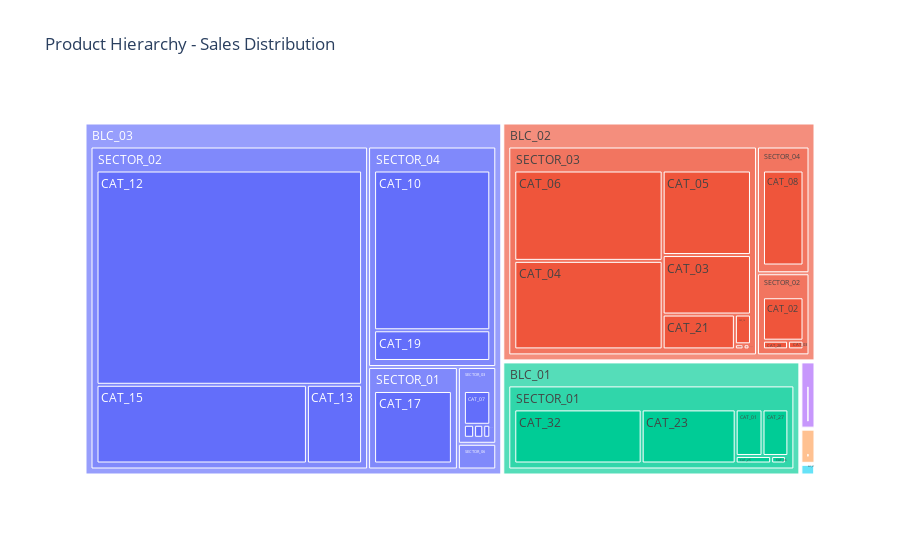

Source (notebook cell):
### Code cell
# 6.5 Hierarchy Treemap
hierarchy_data = df.groupby(['business_line_code', 'sector', 'category'])['quantity'].sum().reset_index()
hierarchy_data = hierarchy_data[hierarchy_data['quantity'] > 0]

fig = px.treemap(hierarchy_data, 
                    path=['business_line_code', 'sector', 'category'], 
                    values='quantity',
                    title='Product Hierarchy - Sales Distribution')
fig.show()

### Figure 1 — Plotly figure (JSON) as saved in the notebook; plotly's stock layout.template omitted (floating-point values rounded to 4 significant figures)
{"data": [{"branchvalues": "total", "domain": {"x": [0, 1], "y": [0, 1]}, "hovertemplate": "labels=%{label}<br>quantity=%{value}<br>parent=%{parent}<br>id=%{id}<extra></extra>", "ids": ["BLC_01/SECTOR_01/CAT_01", "BLC_01/SECTOR_01/CAT_23", "BLC_01/SECTOR_01/CAT_25", "BLC_01/SECTOR_01/CAT_27", "BLC_01/SECTOR_01/CAT_32", "BLC_01/SECTOR_01/CAT_35", "BLC_01/SECTOR_01/CAT_36", "BLC_02/SECTOR_02/CAT_02", "BLC_02/SECTOR_02/CAT_03", "BLC_02/SECTOR_02/CAT_28", "BLC_02/SECTOR_03/CAT_03", "BLC_02/SECTOR_03/CAT_04", "BLC_02/SECTOR_03/CAT_05", "BLC_02/SECTOR_03/CAT_06", "BLC_02/SECTOR_03/CAT_09", "BLC_02/SECTOR_03/CAT_16", "BLC_02/SECTOR_03/CAT_21", "BLC_02/SECTOR_03/CAT_30", "BLC_02/SECTOR_03/CAT_38", "BLC_02/SECTOR_04/CAT_08", "BLC_02/SECTOR_04/CAT_11", "BLC_02/SECTOR_05/CAT_18", "BLC_02/SECTOR_05/CAT_26", "BLC_02/SECTOR_05/CAT_38", "BLC_03/SECTOR_01/CAT_17", "BLC_03/SECTOR_01/CAT_20", "BLC_03/SECTOR_02/CAT_07", "BLC_03/SECTOR_02/CAT_12", "BLC_03/SECTOR_02/CAT_13", "BLC_03/SECTOR_02/CAT_15", "BLC_03/SECTOR_02/CAT_20", "BLC_03/SECTOR_03/CAT_07", "BLC_03/SECTOR_03/CAT_14", "BLC_03/SECTOR_03/CAT_17", "BLC_03/SECTOR_03/CAT_34", "BLC_03/SECTOR_04/CAT_10", "BLC_03/SECTOR_04/CAT_19", "BLC_03/SECTOR_06/CAT_22", "BLC_03/SECTOR_07/CAT_39", "BLC_04/SECTOR_01/CAT_37", "BLC_04/SECTOR_01/CAT_44", "BLC_05/SECTOR_01/CAT_41", "BLC_05/SECTOR_01/CAT_43", "BLC_05/SECTOR_01/CAT_45", "BLC_05/SECTOR_01/CAT_46", "BLC_05/SECTOR_01/CAT_48", "BLC_05/SECTOR_01/CAT_49", "BLC_05/SECTOR_01/CAT_50", "BLC_06/SECTOR_08/CAT_42", "BLC_07/SECTOR_01/CAT_47", "BLC_01/SECTOR_01", "BLC_02/SECTOR_02", "BLC_02/SECTOR_03", "BLC_02/SECTOR_04", "BLC_02/SECTOR_05", "BLC_03/SECTOR_01", "BLC_03/SECTOR_02", "BLC_03/SECTOR_03", "BLC_03/SECTOR_04", "BLC_03/SECTOR_06", "BLC_03/SECTOR_07", "BLC_04/SECTOR_01", "BLC_05/SECTOR_01", "BLC_06/SECTOR_08", "BLC_07/SECTOR_01", "BLC_01", "BLC_02", "BLC_03", "BLC_04", "BLC_05", "BLC_06", "BLC_07"], "labels": ["CAT_01", "CAT_23", "CAT_25", "CAT_27", "CAT_32", "CAT_35", "CAT_36", "CAT_02", "CAT_03", "CAT_28", "CAT_03", "CAT_04", "CAT_05", "CAT_06", "CAT_09", "CAT_16", "CAT_21", "CAT_30", "CAT_38", "CAT_08", "CAT_11", "CAT_18", "CAT_26", "CAT_38", "CAT_17", "CAT_20", "CAT_07", "CAT_12", "CAT_13", "CAT_15", "CAT_20", "CAT_07", "CAT_14", "CAT_17", "CAT_34", "CAT_10", "CAT_19", "CAT_22", "CAT_39", "CAT_37", "CAT_44", "CAT_41", "CAT_43", "CAT_45", "CAT_46", "CAT_48", "CAT_49", "CAT_50", "CAT_42", "CAT_47", "SECTOR_01", "SECTOR_02", "SECTOR_03", "SECTOR_04", "SECTOR_05", "SECTOR_01", "SECTOR_02", "SECTOR_03", "SECTOR_04", "SECTOR_06", "SECTOR_07", "SECTOR_01", "SECTOR_01", "SECTOR_08", "SECTOR_01", "BLC_01", "BLC_02", "BLC_03", "BLC_04", "BLC_05", "BLC_06", "BLC_07"], "name": "", "parents": ["BLC_01/SECTOR_01", "BLC_01/SECTOR_01", "BLC_01/SECTOR_01", "BLC_01/SECTOR_01", "BLC_01/SECTOR_01", "BLC_01/SECTOR_01", "BLC_01/SECTOR_01", "BLC_02/SECTOR_02", "BLC_02/SECTOR_02", "BLC_02/SECTOR_02", "BLC_02/SECTOR_03", "BLC_02/SECTOR_03", "BLC_02/SECTOR_03", "BLC_02/SECTOR_03", "BLC_02/SECTOR_03", "BLC_02/SECTOR_03", "BLC_02/SECTOR_03", "BLC_02/SECTOR_03", "BLC_02/SECTOR_03", "BLC_02/SECTOR_04", "BLC_02/SECTOR_04", "BLC_02/SECTOR_05", "BLC_02/SECTOR_05", "BLC_02/SECTOR_05", "BLC_03/SECTOR_01", "BLC_03/SECTOR_01", "BLC_03/SECTOR_02", "BLC_03/SECTOR_02", "BLC_03/SECTOR_02", "BLC_03/SECTOR_02", "BLC_03/SECTOR_02", "BLC_03/SECTOR_03", "BLC_03/SECTOR_03", "BLC_03/SECTOR_03", "BLC_03/SECTOR_03", "BLC_03/SECTOR_04", "BLC_03/SECTOR_04", "BLC_03/SECTOR_06", "BLC_03/SECTOR_07", "BLC_04/SECTOR_01", "BLC_04/SECTOR_01", "BLC_05/SECTOR_01", "BLC_05/SECTOR_01", "BLC_05/SECTOR_01", "BLC_05/SECTOR_01", "BLC_05/SECTOR_01", "BLC_05/SECTOR_01", "BLC_05/SECTOR_01", "BLC_06/SECTOR_08", "BLC_07/SECTOR_01", "BLC_01", "BLC_02", "BLC_02", "BLC_02", "BLC_02", "BLC_03", "BLC_03", "BLC_03", "BLC_03", "BLC_03", "BLC_03", "BLC_04", "BLC_05", "BLC_06", "BLC_07", "", "", "", "", "", "", ""], "type": "treemap", "values": [373700.0, 1522000.0, 79860.0, 360400.0, 2061000.0, 5550.0, 33220.0, 557500.0, 42540.0, 68940.0, 1000000.0, 2499000.0, 1421000.0, 2551000.0, 5743.0, 91050.0, 479100.0, 8455.0, 1396.0, 1014000.0, 18500.0, 74.0, 33.0, 215.0, 1351000.0, 6.0, 34.0, 9623000.0, 734000.0, 2801000.0, 37.0, 312400.0, 46480.0, 32120.0, 41700.0, 3480000.0, 669100.0, 144700.0, 123.0, 10190.0, 59180.0, 56230.0, 8436.0, 17750.0, 7014.0, 12500.0, 6285.0, 24420.0, 436.0, 22580.0, 4436000.0, 668900.0, 8057000.0, 1033000.0, 322.0, 1351000.0, 13160000.0, 432800.0, 4149000.0, 144700.0, 123.0, 69370.0, 132600.0, 436.0, 22580.0, 4436000.0, 9758000.0, 19230000.0, 69370.0, 132600.0, 436.0, 22580.0]}], "layout": {"legend": {"tracegroupgap": 0}, "title": {"text": "Product Hierarchy - Sales Distribution"}}}
